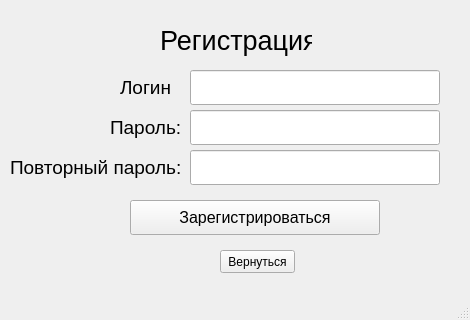
<?xml version="1.0" encoding="UTF-8"?>
<ui version="4.0">
 <class>registration</class>
 <widget class="QMainWindow" name="registration">
  <property name="geometry">
   <rect>
    <x>0</x>
    <y>0</y>
    <width>470</width>
    <height>320</height>
   </rect>
  </property>
  <property name="minimumSize">
   <size>
    <width>470</width>
    <height>320</height>
   </size>
  </property>
  <property name="maximumSize">
   <size>
    <width>470</width>
    <height>320</height>
   </size>
  </property>
  <property name="windowTitle">
   <string>MainWindow</string>
  </property>
  <widget class="QWidget" name="centralwidget">
   <widget class="QLineEdit" name="login">
    <property name="geometry">
     <rect>
      <x>190</x>
      <y>70</y>
      <width>250</width>
      <height>35</height>
     </rect>
    </property>
    <property name="font">
     <font>
      <pointsize>14</pointsize>
     </font>
    </property>
   </widget>
   <widget class="QLineEdit" name="password">
    <property name="geometry">
     <rect>
      <x>190</x>
      <y>110</y>
      <width>250</width>
      <height>35</height>
     </rect>
    </property>
    <property name="font">
     <font>
      <pointsize>14</pointsize>
     </font>
    </property>
    <property name="inputMask">
     <string/>
    </property>
    <property name="text">
     <string/>
    </property>
   </widget>
   <widget class="QLabel" name="label_1234">
    <property name="geometry">
     <rect>
      <x>120</x>
      <y>70</y>
      <width>70</width>
      <height>35</height>
     </rect>
    </property>
    <property name="font">
     <font>
      <pointsize>14</pointsize>
     </font>
    </property>
    <property name="text">
     <string>Логин</string>
    </property>
   </widget>
   <widget class="QLabel" name="label_3">
    <property name="geometry">
     <rect>
      <x>110</x>
      <y>110</y>
      <width>70</width>
      <height>35</height>
     </rect>
    </property>
    <property name="font">
     <font>
      <pointsize>14</pointsize>
     </font>
    </property>
    <property name="text">
     <string>Пароль:</string>
    </property>
   </widget>
   <widget class="QLabel" name="label_4">
    <property name="geometry">
     <rect>
      <x>160</x>
      <y>20</y>
      <width>152</width>
      <height>40</height>
     </rect>
    </property>
    <property name="font">
     <font>
      <pointsize>20</pointsize>
     </font>
    </property>
    <property name="text">
     <string>Регистрация</string>
    </property>
   </widget>
   <widget class="QPushButton" name="reg_btn">
    <property name="geometry">
     <rect>
      <x>130</x>
      <y>200</y>
      <width>250</width>
      <height>35</height>
     </rect>
    </property>
    <property name="font">
     <font>
      <pointsize>12</pointsize>
     </font>
    </property>
    <property name="text">
     <string>Зарегистрироваться</string>
    </property>
   </widget>
   <widget class="QLineEdit" name="password_2">
    <property name="geometry">
     <rect>
      <x>190</x>
      <y>150</y>
      <width>250</width>
      <height>35</height>
     </rect>
    </property>
    <property name="font">
     <font>
      <pointsize>14</pointsize>
     </font>
    </property>
    <property name="inputMask">
     <string/>
    </property>
    <property name="text">
     <string/>
    </property>
   </widget>
   <widget class="QLabel" name="label_5">
    <property name="geometry">
     <rect>
      <x>10</x>
      <y>150</y>
      <width>181</width>
      <height>35</height>
     </rect>
    </property>
    <property name="font">
     <font>
      <pointsize>14</pointsize>
     </font>
    </property>
    <property name="text">
     <string>Повторный пароль:</string>
    </property>
   </widget>
   <widget class="QPushButton" name="back_btn">
    <property name="geometry">
     <rect>
      <x>220</x>
      <y>250</y>
      <width>75</width>
      <height>23</height>
     </rect>
    </property>
    <property name="text">
     <string>Вернуться</string>
    </property>
   </widget>
  </widget>
  <widget class="QMenuBar" name="menubar">
   <property name="geometry">
    <rect>
     <x>0</x>
     <y>0</y>
     <width>470</width>
     <height>21</height>
    </rect>
   </property>
  </widget>
  <widget class="QStatusBar" name="statusbar"/>
 </widget>
 <resources/>
 <connections/>
</ui>
